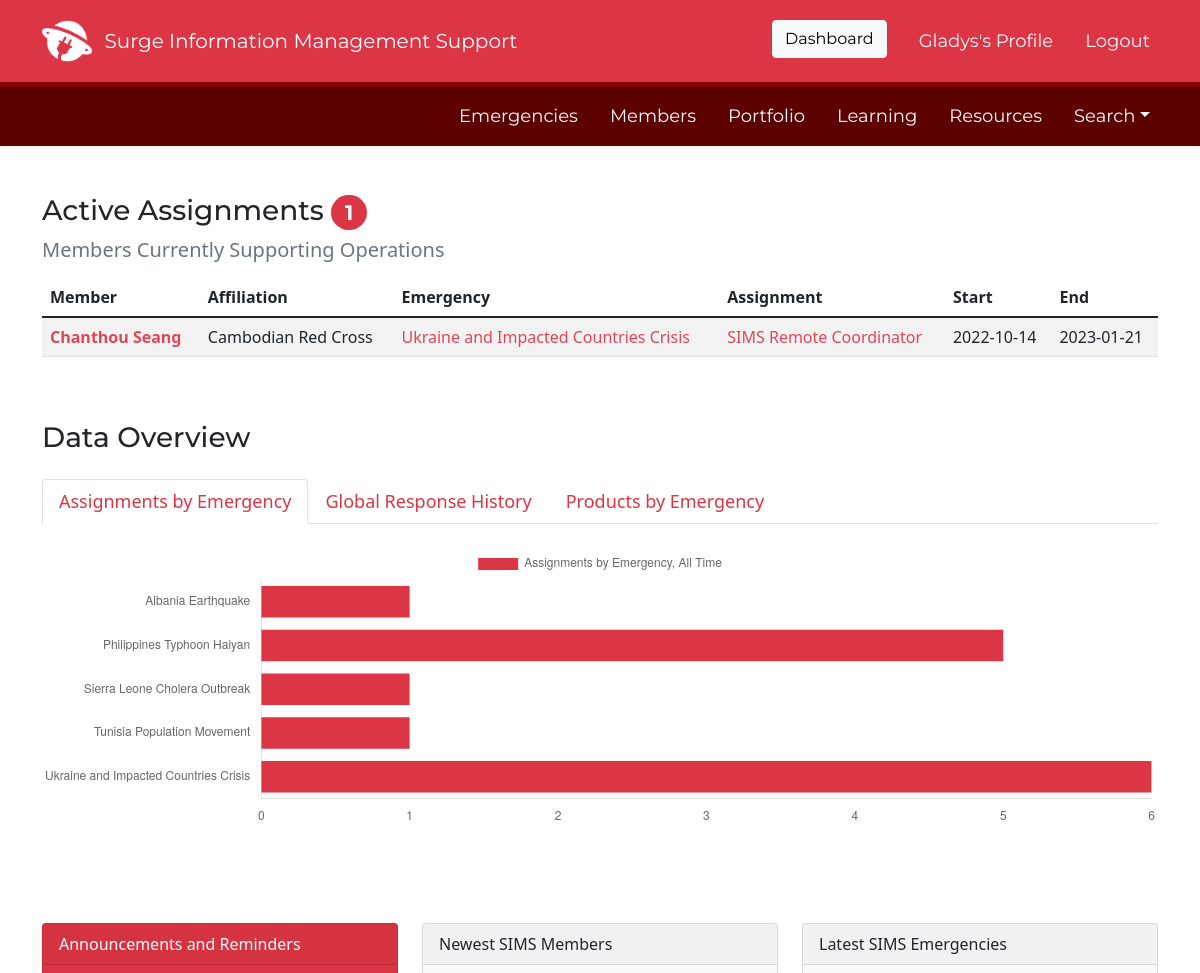
/dashboard (signed in, upper part), run on an earlier commit of the app's database.
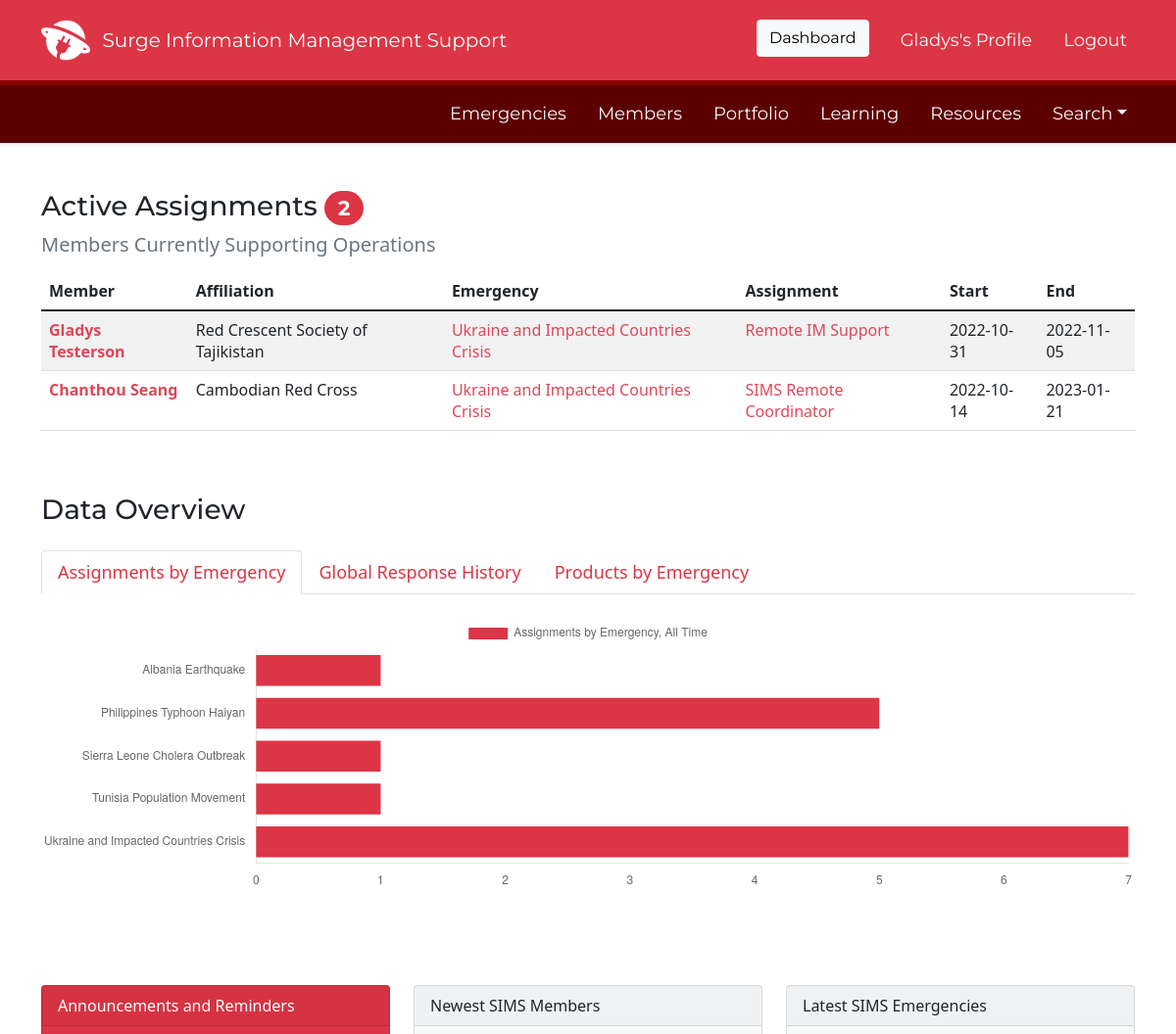
And on a later commit of the database.
### SIMS_Portal/models.py (models this page shows, shortened)
class Assignment(db.Model):
	__tablename__ = 'assignment'
	id = db.Column(db.Integer, primary_key=True)
	role = db.Column(db.String(100))
	start_date = db.Column(db.Date, nullable=False, default=datetime.utcnow)
	end_date = db.Column(db.Date, nullable=False)
	remote = db.Column(db.Boolean)
	assignment_details = db.Column(db.String(1000))
	assignment_status = db.Column(db.String(100), default='Active')
	availability = db.Column(db.String)
	products = db.relationship('Portfolio', backref='assignment', lazy=True)
	learning = db.relationship('Learning', backref='assignment', uselist=False)
	user_id = db.Column(db.Integer, db.ForeignKey('user.id'))
	emergency_id = db.Column(db.Integer, db.ForeignKey('emergency.id'), default=0)
	created_at = db.Column(db.DateTime, server_default=func.now())
	updated_at = db.Column(db.DateTime, onupdate=func.now())

class User(db.Model, UserMixin):
	__tablename__ = 'user'
	id = db.Column(db.Integer, primary_key=True)
	firstname = db.Column(db.String(40), nullable=False)
	lastname = db.Column(db.String(40), nullable=False)
	status = db.Column(db.String(20), default='Pending')
	birthday = db.Column(db.Date)
	email = db.Column(db.String(120), unique=True, nullable=False)
	password = db.Column(db.String(60), nullable=False)
	molnix_id = db.Column(db.Integer)
	job_title = db.Column(db.String(120))
	unit = db.Column(db.String(120))
	bio = db.Column(db.Text)
	is_admin = db.Column(db.Boolean, default=False)
	roles = db.Column(db.String(1000))
	languages = db.Column(db.String(1000))
	image_file = db.Column(db.String(20), nullable=False, default='default.png')
	twitter = db.Column(db.String(120))
	slack_id = db.Column(db.String(120))
	github = db.Column(db.String(120))
	linked_in = db.Column(db.String(120))
	messaging_number_country_code = db.Column(db.Integer)
	messaging_number = db.Column(db.Integer)
	ns_id = db.Column(db.Integer, db.ForeignKey('nationalsociety.ns_go_id'))
	assignments = db.relationship('Assignment', backref='assigned_member')
	products = db.relationship('Portfolio', backref='creator', lazy=True)
	skills = db.relationship('Skill', secondary='user_skill', backref='members_with_skill')
	languages = db.relationship('Language', secondary='user_language', backref='members_with_language')
	badges = db.relationship('Badge', secondary='user_badge', backref='members_with_badge')
	working_groups = db.relationship('WorkingGroup', secondary='user_workinggroup', backref='members_with_workinggroup')
	created_at = db.Column(db.DateTime, server_default=func.now())
	updated_at = db.Column(db.DateTime, onupdate=func.now())
	fullname = column_property(firstname + " " + lastname)
	@hybrid_property
	def fullname(self):
		return self.firstname + " " + self.lastname

class NationalSociety(db.Model):
	__tablename__ = 'nationalsociety'
	id = db.Column(db.Integer, primary_key=True)
	ns_name = db.Column(db.String(120), nullable=False)
	country_name = db.Column(db.String(120), nullable=False)
	ns_go_id = db.Column(db.Integer)
	iso3 = db.Column(db.String(3))
	users = db.relationship('User', backref='national_society', lazy=True)
	created_at = db.Column(db.DateTime, server_default=func.now())
	updated_at = db.Column(db.DateTime, onupdate=func.now())

class Emergency(db.Model):
	__tablename__ = 'emergency'
	id = db.Column(db.Integer, primary_key=True)
	emergency_name = db.Column(db.String(100), nullable=False)
	emergency_status = db.Column(db.String(100), nullable=False, default='Active')
	emergency_glide = db.Column(db.String(20))
	emergency_go_id = db.Column(db.Integer)
	emergency_location_id = db.Column(db.Integer)
	emergency_review_id = db.Column(db.Integer)
	activation_details = db.Column(db.String(1000))
	slack_channel = db.Column(db.String)
	dropbox_url = db.Column(db.String)
	trello_url = db.Column(db.String)
	emergency_type_id = db.Column(db.Integer, db.ForeignKey('emergencytype.id'))
	emergency_products = db.relationship('Portfolio', backref='emergency_response', lazy=True)
	assigned_to = db.relationship('Assignment', backref='assigned_emergency', lazy=True)
	story_id = db.relationship('Story', backref='associated_story', lazy=True)
	created_at = db.Column(db.DateTime, server_default=func.now())
	updated_at = db.Column(db.DateTime, onupdate=func.now())

### SIMS_Portal/main/routes.py (the view)
@main.route('/dashboard')
@login_required
def dashboard():
	todays_date = datetime.today()
	assignments_by_emergency = db.engine.execute("SELECT emergency_name, COUNT(*) as count_assignments FROM emergency JOIN assignment ON assignment.emergency_id = emergency.id WHERE assignment.assignment_status <> 'Removed' GROUP BY emergency_name")
	data_dict_assignments = [x._asdict() for x in assignments_by_emergency]
	labels_for_assignment = [row['emergency_name'] for row in data_dict_assignments]
	values_for_assignment = [row['count_assignments'] for row in data_dict_assignments]
	pending_user_check = db.session.query(User).filter(User.status == 'Pending').all()
	products_by_emergency = db.engine.execute("SELECT emergency_name , COUNT(*) as count_products FROM emergency JOIN portfolio ON portfolio.emergency_id = emergency.id WHERE portfolio.product_status <> 'Removed' GROUP BY emergency_name")
	data_dict_products = [y._asdict() for y in products_by_emergency]
	labels_for_product = [row['emergency_name'] for row in data_dict_products]
	values_for_product = [row['count_products'] for row in data_dict_products]
	count_active_assignments = db.session.query(Assignment, User, Emergency).join(User, User.id==Assignment.user_id).join(Emergency, Emergency.id==Assignment.emergency_id).filter(Assignment.assignment_status=='Active', Assignment.end_date>todays_date).count()
	active_assignments = db.session.query(Assignment, User, Emergency, NationalSociety).join(User, User.id==Assignment.user_id).join(Emergency, Emergency.id==Assignment.emergency_id).join(NationalSociety, NationalSociety.ns_go_id == User.ns_id).filter(Assignment.assignment_status=='Active', Assignment.end_date>todays_date).order_by(Emergency.emergency_name, Assignment.end_date).all()
	most_recent_emergencies = db.session.query(Emergency).order_by(Emergency.created_at.desc()).limit(7).all()
	most_recent_members = db.session.query(User, NationalSociety).join(NationalSociety, NationalSociety.ns_go_id == User.ns_id).filter(User.status == 'Active').order_by(User.created_at.desc()).limit(7).all()
	return render_template('dashboard.html', active_assignments=active_assignments, count_active_assignments=count_active_assignments, most_recent_emergencies=most_recent_emergencies, labels_for_assignment=labels_for_assignment, values_for_assignment=values_for_assignment, labels_for_product=labels_for_product, values_for_product=values_for_product, most_recent_members=most_recent_members, pending_user_check=pending_user_check)

### SIMS_Portal/models.py (called while the page is built)
@login_manager.user_loader
def load_user(user_id):
	return User.query.get(int(user_id))

### SIMS_Portal/templates/dashboard.html (shortened to what the changed rows need)
{% extends "layout.html" %}
{% block content %}
	<div class="container">
		<div class="row mb-5">
			<div class='mb-5'>
			{% if count_active_assignments == 0 %}
				<h3 class="mt-5" style="font-family: 'Montserrat'">No Active Assignments</h3>
				<h5 class="text-secondary mb-5">It's a good time to work on your skills to be ready for the next SIMS activation! Check out the learning and development section to find useful resources.</h5>
				<hr>
			{% else %}
			<h3 class="mt-3" style="font-family: 'Montserrat'">Active Assignments <span class="badge rounded-pill bg-danger" id="smallbadge">{{count_active_assignments}}</span></h3>
			<h5 class="text-secondary mb-3">Members Currently Supporting Operations</h5>
			<table class='table table-striped table-hover'>
				<thead>
					<tr>
						<th>Member</th>
						<th>Affiliation</th>
						<th>Emergency</th>
						<th>Assignment</th>
						<th>Start</th>
						<th>End</th>
					</tr>
				</thead>
				<tbody>
					{% for assignment in active_assignments %}
						<tr>
							<td class="fw-bold"><a href="/profile/view/{{assignment.Assignment.user_id}}" class='link-danger'>{{assignment.User.firstname}} {{assignment.User.lastname}}</a></td>
							<td>{{assignment.NationalSociety.ns_name}}</td>
							<td><a href="/emergency/{{assignment.Assignment.emergency_id}}" class='link-danger'>{{assignment.Emergency.emergency_name}}</a></td>
							<td><a href='/assignment/{{assignment.Assignment.id}}'>{{assignment.Assignment.role}}</a></td>
							<td>{{assignment.Assignment.start_date}}</td>
							<td>{{assignment.Assignment.end_date}}</td>
						</tr>
					{% endfor %}
				</tbody>
			</table>
			{% endif %}
			</div>
			<div class='mb-5'>
			<div class="tab-content" id="dashboardContent">
			  <div class="tab-pane fade show active" id="assignments-emergency" role="tabpanel" aria-labelledby="assignments-emergency-tab">
				  <br>
				  <canvas id='barChartAssignments' width='1200' height='300'></canvas>
				  <script>
					  var ctx = document.getElementById('barChartAssignments').getContext('2d');
					  var lineChart = new Chart(ctx, {
						  type: 'bar',
						  data: {
							  labels: {{ labels_for_assignment | safe }},
							  datasets: [{
								  label: "Assignments by Emergency, All Time",
								  data: {{ values_for_assignment | safe }},
								  fill: true,
								  backgroundColor: "#dc3545"
							  }]
						  },
						  options: {
							  responsive: true,
							  indexAxis: 'y',
							  scales: {
								  y: {
									  ticks: {
										  stepSize: 1
									  },
									  grid: {
										  display: false
									  }
								  },
								  x: {
									  grid: {
										  display: false
									  }
								  }
							  }
						  }
					  })
				  </script>
			  </div>
					<script>
						var ctx = document.getElementById('barChartProducts').getContext('2d');
						var lineChart = new Chart(ctx, {
							type: 'bar',
							data: {
								labels: {{ labels_for_product | safe }},
								datasets: [{
									label: "Products by Emergency, All Time",
									data: {{ values_for_product | safe }},
									fill: true,
									backgroundColor: "#dc3545"
								}]
							},
							options: {
								responsive: true,
								indexAxis: 'y',
								scales: {
									y: {
										ticks: {
											stepSize: 1
										},
										grid: {
											display: false
										}
									},
									x: {
										grid: {
											display: false
										}
									}
								}
							}
						})
					</script>
			</div>
			</div>
		</div>
	</div>
{% endblock content %}

What changed in the data, as far as the page shows it:
added Assignment: User.firstname "Gladys", User.lastname "Testerson", NationalSociety.ns_name "Red Crescent Society of Tajikistan", Emergency.emergency_name "Ukraine and Impacted Countries Crisis", Assignment.role "Remote IM Support", Assignment.start_date "2022-10-31", Assignment.end_date "2022-11-05"
Also different on the page:
{{ count_active_assignments }}: "1" → "2"
chart data {{ values_for_assignment | safe }}: [1, 5, 1, 1, 6] → [1, 5, 1, 1, 7]
